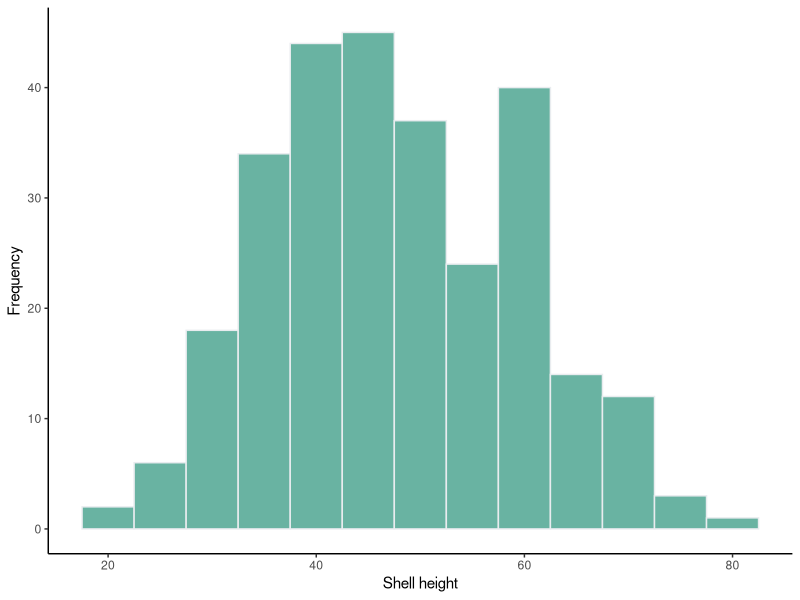
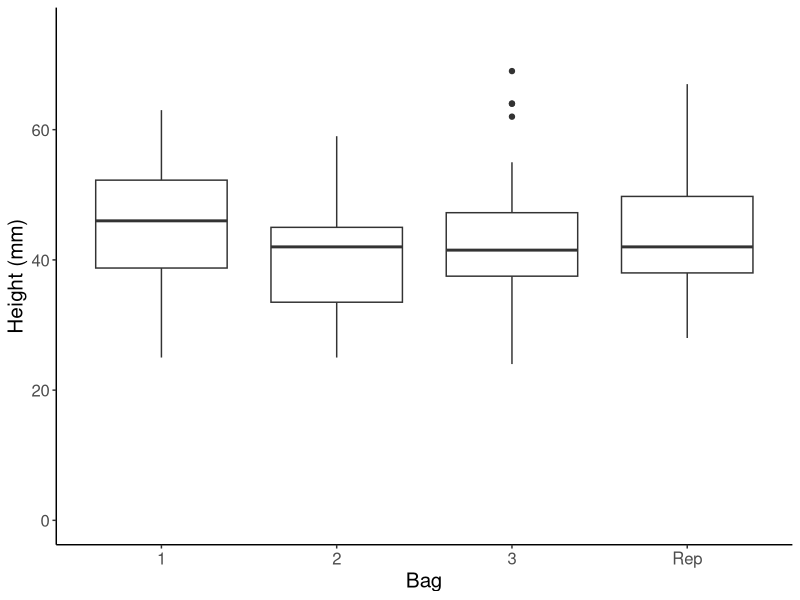
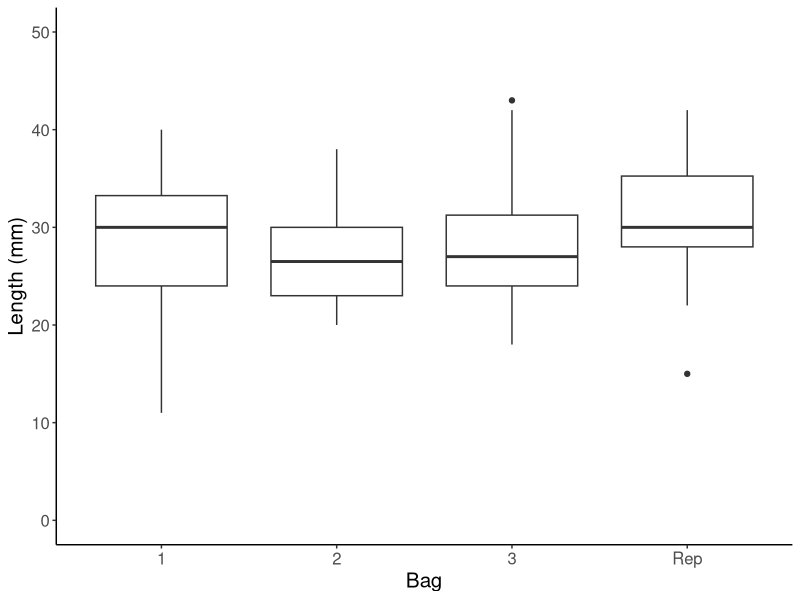
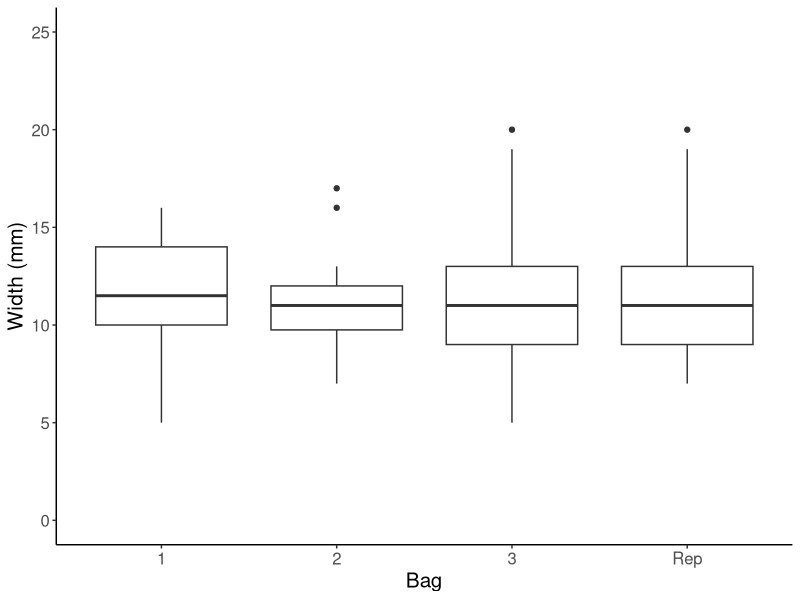
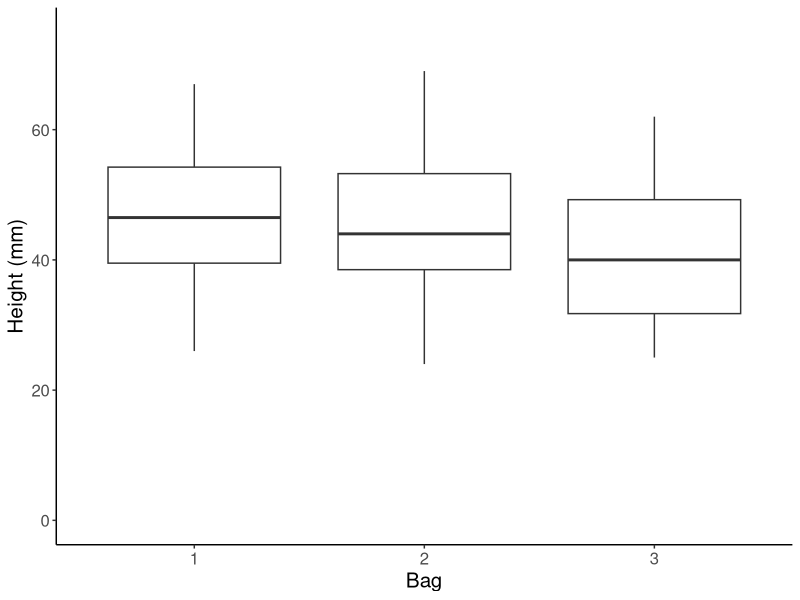
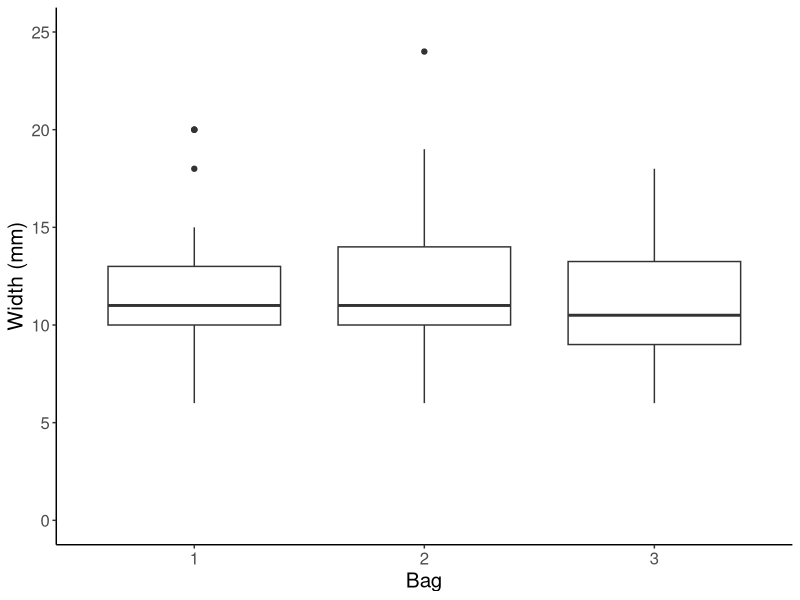
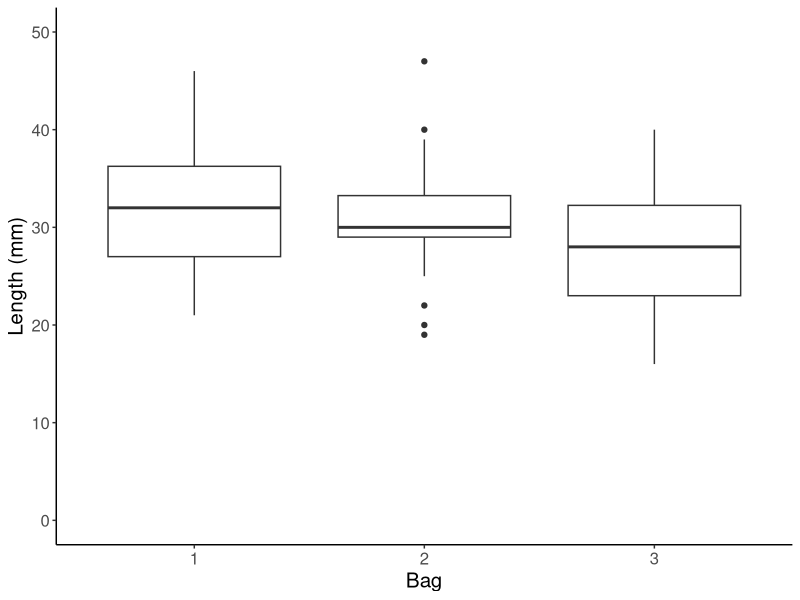
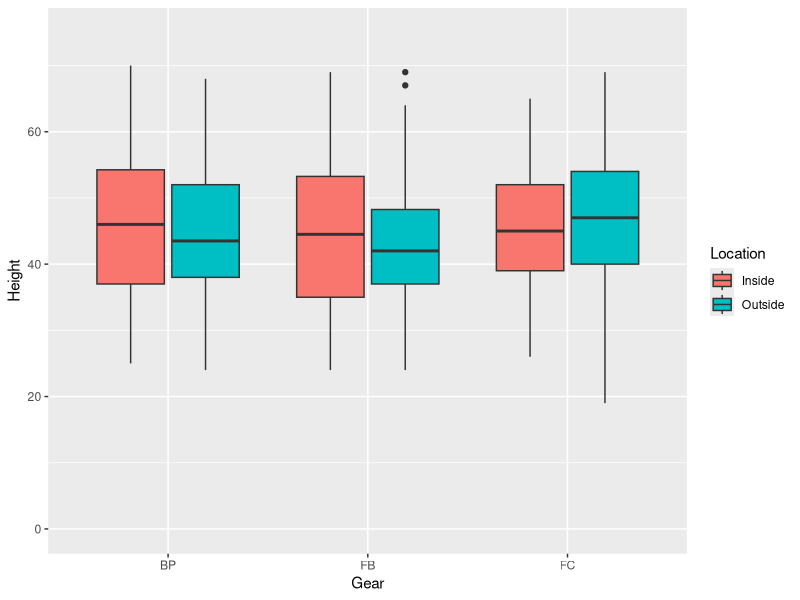

These figures' R source, in order:
## ---- chunk 1
initialHeights1<-c(63,32,48,61,71,41,58,69,33,34,70,61,61,51,39,45,61,60,61,67,60,55,40,69,55,29,60,46,46,53,75,42,21,35,72,61,48,46,47,73,55,31,43,37,52,56,52,40,63,48,50,19,59,59,47,63,41,41,26,35,48,64,44,60,40,49,47,35,55,45,60,42,42,46,49,56,48,45,40,37,60,59,37,28,51,61,45,35,26,54,41,44,58,39,41,47,34,47,50,52,55,43,44,45,41,26,50,38,41,58,42,37,36,48,28,24,32,29,45,70,64,67,24,35,63,56,41,37,47,55,38,75,47,43,40,39,65,50,42,42,40,60,28,36,60,64,48,48,50,49,33,34,40,43,59,46,30,38,58,43,45,35,34,37,48,58,58,42,46,57,44,24,40,40,41,37,59,57,68,40,45,49,50,35,35,30,36,30,32,70,34,41,54,29,43,52,32,37,38,70,42,32,56,37,35,58,50,38,42,43,55,60,43,68,46,60,53,55,59,55,32,50,41,64,37,59,57,52,55,50,38,60,61,37,60,62,55,45,63,47,35,62,61,65,36,62,59,42,39,49,35,50,49,46,43,45,34,44,44,30,41,49,45,41,42,48,32,80,69,69,50,46,57,45,59,63,56,51,45,51)
## ---- chunk 2
oysterAvgInitial<-mean(initialHeights1)
oysterAvgInitial
initialHeightSD<-sd(initialHeights1)
initialHeightSD
shapiro.test(initialHeights1)
## ---- chunk 3
upperLimit<-oysterAvgInitial+2*initialHeightSD
upperLimit
lowerLimit<-oysterAvgInitial-2*initialHeightSD
lowerLimit
## ---- chunk 4
initialHeights<-data.frame(initialHeights1)
## ---- chunk 5
library(ggplot2)
ggplot(initialHeights,aes(x=initialHeights1))+geom_histogram(binwidth = 5, fill="#69b3a2", color="#e9ecef")+theme_classic()+xlab("Shell height")+ylab("Frequency")
## ---- chunk 6
SamplingOne<-read.csv("6_14_22_including_lost_bag.csv")
FBout<-SamplingOne[SamplingOne$Treatment == "FBo",]
library(car)
NewBag<-as.character(FBout$Bag)
FBout$Bag<-NewBag
height.levene<-leveneTest(Height~Bag, data=FBout)
## ---- chunk 7
bag1height<- FBout[FBout$Bag == "1","Height"]
bag1height.normality<-shapiro.test(bag1height) #Normal
bag2height<- FBout[FBout$Bag == "2","Height"]
bag2height.normality<-shapiro.test(bag2height) #Normal
bag3height<- FBout[FBout$Bag == "3","Height"]
bag3height.normality<-shapiro.test(bag3height) #Normal
bag4height<- FBout[FBout$Bag == "Rep","Height"]
bag4height.normality<-shapiro.test(bag4height) #Normal
## ---- chunk 8
length.levene<-leveneTest(Length~Bag, data=FBout)
## ---- chunk 9
bag1length<- FBout[FBout$Bag == "1","Length"]
bag1length.normality<-shapiro.test(bag1length) #Normal
bag2length<- FBout[FBout$Bag == "2","Length"]
bag2length.normality<-shapiro.test(bag2length) #Normal
bag3length<- FBout[FBout$Bag == "3","Length"]
bag3length.normality<-shapiro.test(bag3length) #Normal
bag4length<- FBout[FBout$Bag == "Rep","Length"]
bag4length.normality<-shapiro.test(bag4length) #Normal
## ---- chunk 10
width.levene<-leveneTest(Width~Bag, data=FBout)
## ---- chunk 11
bag1width<- FBout[FBout$Bag == "1","Width"]
bag1width.normality<-shapiro.test(bag1width) #Normal
bag2width<- FBout[FBout$Bag == "2","Width"]
bag2width.normality<-shapiro.test(bag2width) #Not normal, p=0.0231
bag3width<- FBout[FBout$Bag == "3","Width"]
bag3width.normality<-shapiro.test(bag3width) #Normal
bag4width<- FBout[FBout$Bag == "Rep","Width"]
bag4width.normality<-shapiro.test(bag4width) #Not normal, p=0.04589
## ---- chunk 12
HeightResults<-aov(Height~Bag, data=FBout)
summary(HeightResults)
shapiro.test(HeightResults$residuals)
## ---- chunk 13
LengthResults<-aov(Length~Bag, data=FBout)
summary(LengthResults)
shapiro.test(LengthResults$residuals)
## ---- chunk 14
kruskal.test(Width~Bag, data=FBout)
## ---- chunk 15
ggplot(data = FBout, aes(x = Bag, y = Height))+geom_boxplot()+theme_classic()+xlab("Bag")+ylab("Height (mm)")+theme(text = element_text(size=15))+scale_y_continuous(limits=c(0,75))
ggplot(data = FBout, aes(x = Bag, y = Length))+geom_boxplot()+theme_classic()+xlab("Bag")+ylab("Length (mm)")+theme(text = element_text(size=15))+scale_y_continuous(limits=c(0,50))
ggplot(data = FBout, aes(x = Bag, y = Width))+geom_boxplot()+theme_classic()+xlab("Bag")+ylab("Width (mm)")+theme(text = element_text(size=15))+scale_y_continuous(limits=c(0,25))
## ---- chunk 16
FBin<-SamplingOne[SamplingOne$Treatment == "FBi",]
#Testing variances (all good)
leveneTest(Height~Bag, data=FBin)
leveneTest(Length~Bag, data=FBin)
leveneTest(Width~Bag, data=FBin)

#Testing height for normality (assumption violated)
bag1height_in<- FBin[FBin$Bag == "1","Height"]
shapiro.test(bag1height_in)
bag2height_in<- FBin[FBin$Bag == "2","Height"]
shapiro.test(bag2height_in)
bag3height_in<- FBin[FBin$Bag == "3","Height"]
shapiro.test(bag3height_in) #p=0.04558

#Testing length for normality (all good)
bag1length_in<- FBin[FBin$Bag == "1","Length"]
shapiro.test(bag1length)
bag2length_in<- FBin[FBin$Bag == "2","Length"]
shapiro.test(bag2length_in)
bag3length_in<- FBin[FBin$Bag == "3","Length"]
shapiro.test(bag3length_in)

#Testing width for normality (assumptions violated)
bag1width_in<- FBin[FBin$Bag == "1","Width"]
shapiro.test(bag1width_in) #Bag 1 not normal, p<0.001
bag2width_in<- FBin[FBin$Bag == "2","Width"]
shapiro.test(bag2width_in) #Bag 2 not normal, p=0.02344
bag3width_in<- FBin[FBin$Bag == "3","Width"]
shapiro.test(bag3width_in) #Bag 3 good
## ---- chunk 17
#Testing for significant differences between inside FB
FBin.height.interbag<-kruskal.test(Height~Bag, data=FBin)
FBin.length.interbag<-aov(Length~Bag, data=FBin)
summary(FBin.length.interbag)
FBin.width.interbag<-kruskal.test(Width~Bag, data=FBin)
## ---- chunk 18
ggplot(data = FBin, aes(x = Bag, y = Height))+geom_boxplot()+theme_classic()+xlab("Bag")+ylab("Height (mm)")+theme(text = element_text(size=15))+scale_y_continuous(limits=c(0,75))

ggplot(data = FBin, aes(x = Bag, y = Width))+geom_boxplot()+theme_classic()+xlab("Bag")+ylab("Width (mm)")+theme(text = element_text(size=15))+scale_y_continuous(limits=c(0,25))
## ---- chunk 19
ggplot(data = FBin, aes(x = Bag, y = Length))+geom_boxplot()+theme_classic()+xlab("Bag")+ylab("Length (mm)")+theme(text = element_text(size=15))+scale_y_continuous(limits=c(0,50))
## ---- chunk 20
SamplingNew<-read.csv("6_14_22.csv")
ggplot(data = SamplingNew, aes(x = Gear, y = Height, fill=Location))+geom_boxplot()+scale_y_continuous(limits=c(0,75))
## ---- chunk 21
ggplot(data = SamplingNew, aes(x = Gear, y = Length, fill=Location))+geom_boxplot()+scale_y_continuous(limits=c(0,50))
## ---- chunk 22
ggplot(data = SamplingNew, aes(x = Gear, y = Width, fill=Location))+geom_boxplot()+scale_y_continuous(limits=c(0,25))
## ---- chunk 23
ggplot(data = SamplingNew, aes(x = Gear, y = Cup.ratio, fill=Location))+geom_boxplot()+scale_y_continuous(limits=c(0,0.5))
## ---- chunk 24
ggplot(data = SamplingNew, aes(x = Gear, y = Shell.shape, fill=Location))+geom_boxplot()+scale_y_continuous(limits=c(0,8))
## ---- chunk 25
initialCI_list<-c(5.360, 6.037, 6.472, 6.021, 4.267, 6.924, 5.585, 5.862, 8.023, 6.955, 4.720, 5.820, 6.929, 6.101, 6.953, 7.536, 6.938, 6.538, 6.370, 7.339)
initialCI<-data.frame(initialCI_list)
meanInitialCI<-mean(initialCI_list)
SDInitialCI<-sd(initialCI_list)
shapiro.test(initialCI_list)
## ---- chunk 26
ggplot(initialCI,aes(x=initialCI_list))+geom_histogram(bins = 8, fill="#69b3a2", color="#e9ecef")+theme_classic()+xlab("Condition index")+ylab("Frequency")
## ---- chunk 27
library(Hmisc)
library(plotrix)
library(plyr)

turbidity<-read.csv("turbidity.csv")

#Function to calculate mean and standard error
data_summary <- function(data, varname, groupnames){
  require(plyr)
  summary_func <- function(x, col){
    c(mean = mean(x[[col]], na.rm=TRUE),
      SE = std.error(x[[col]], na.rm=TRUE))
  }
  data_sum<-ddply(data, groupnames, .fun=summary_func,
                  varname)
  data_sum <- rename(data_sum, c("mean" = varname))
  return(data_sum)
}
#Create summary data frame
df2<-data_summary(turbidity, varname="Turbidity", 
                    groupnames=c("Date", "Location"))

#Convert date to factor variable
df2$Date=as.factor(df2$Date)

#Plot
ggplot(df2, aes(x=Date, y=Turbidity, group=Location, color=Location)) + 
  geom_line() +
  geom_point()+
  geom_errorbar(aes(ymin=Turbidity-SE, ymax=Turbidity+SE), width=.2,
                position=position_dodge(0.05))+theme_classic()+scale_y_continuous(limits=c(0,4))
